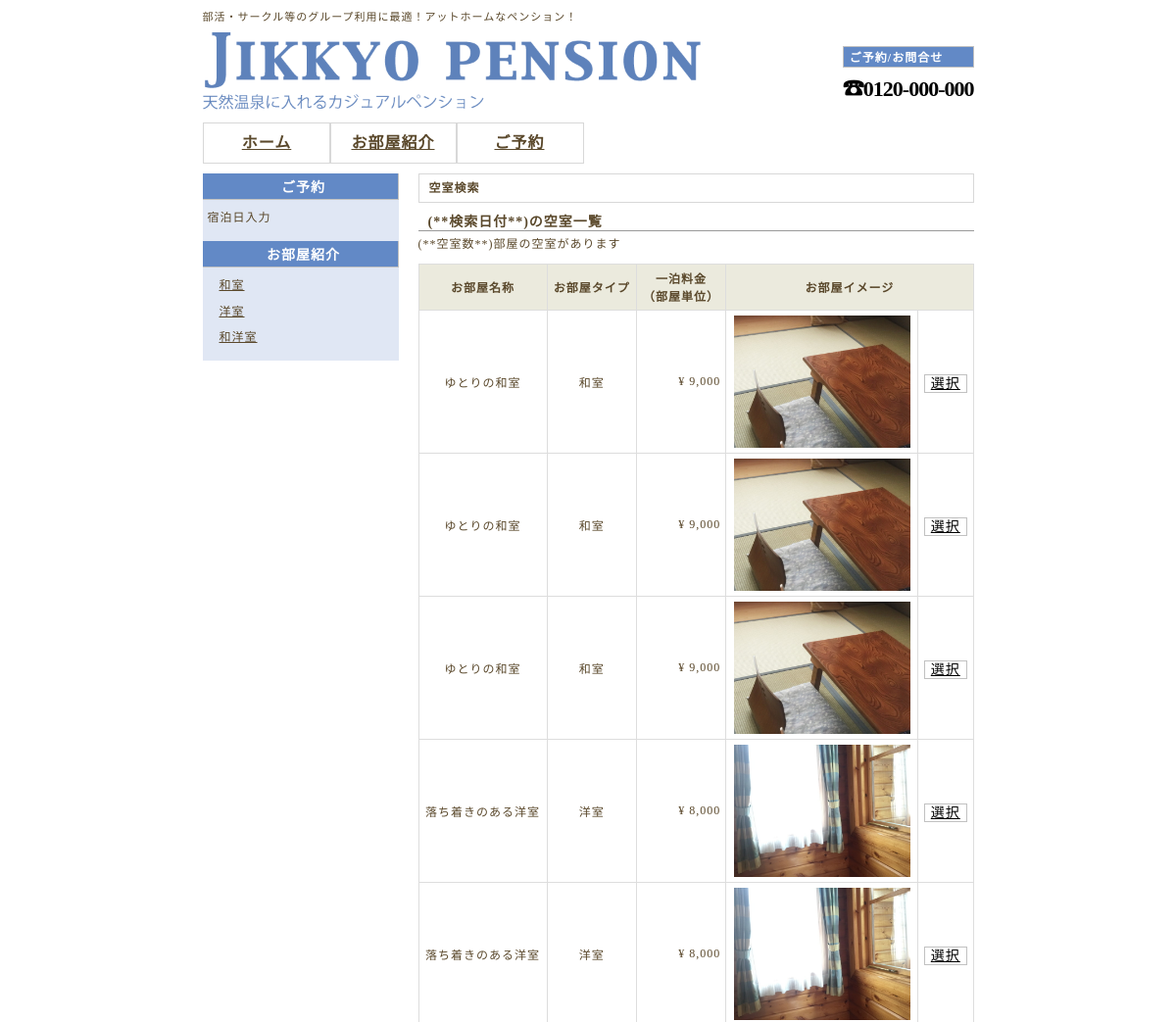
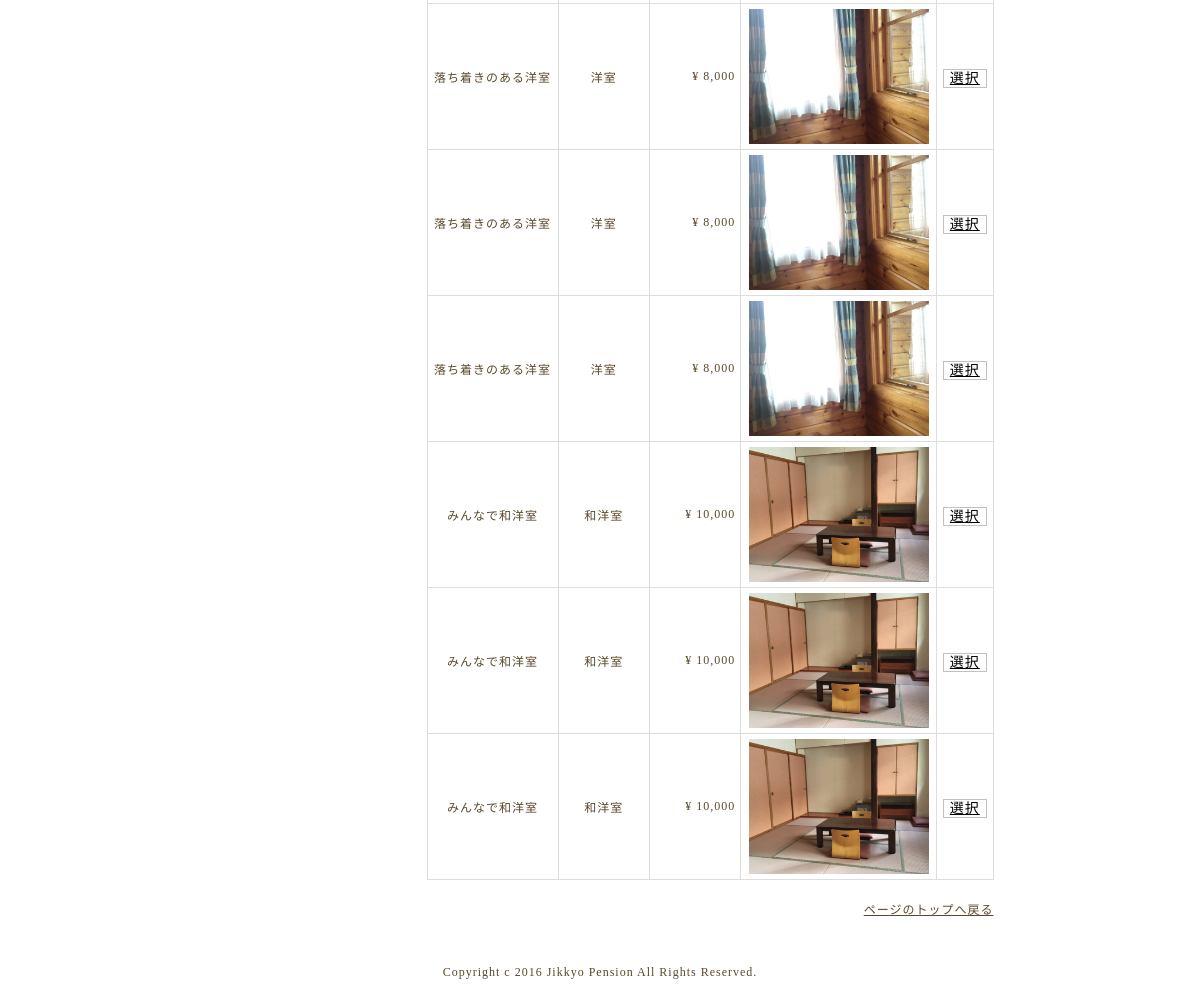
/reserveRoomList.php, run on the app's committed database (2 pictures, top to bottom).
### tables this page shows
CREATE TABLE room (
 room_no INT NOT NULL,
 room_name VARCHAR(50) NOT NULL,
 information VARCHAR(255),
 main_image VARCHAR(50) NOT NULL,
 image1 VARCHAR(50),
 image2 VARCHAR(50),
 image3 VARCHAR(50),
 amenity VARCHAR(255),
 dayfee INT NOT NULL,
 capacity INT NOT NULL,
 type_id INT NOT NULL
);

CREATE TABLE room_type (
 type_id INT NOT NULL,
 type_name VARCHAR(30) NOT NULL
);

### reserveRoomList.php (the view, shortened to what this page needs)
<?php
  $link = mysqli_connect(DB_SERVER, DB_USER, DB_PASS, DB_NAME);
  mysqli_set_charset($link, "utf8");
?>
<!DOCTYPE html>
<html lang="ja">
  <head>
    <link href="./css/style.css" rel="stylesheet" type="text/css">
  </head>
  <body>
    <header id="header">
      <div id="pr">
        <p>部活・サークル等のグループ利用に最適！アットホームなペンション！</p>
      </div>
      <h1><a href="./index.php"><img src="./images/logo.png" alt=""></a></h1>
      <div id="contact">
        <h2>ご予約/お問合せ</h2>
        <span class="tel"><p>☎0120-000-000</p></span>
      </div>
    </header>
<?php include("./topMenu.php"); ?>
    <div id="contents">
      <main id="main">
        <article>
<?php   $reserveDt = $_POST['reserveDay'];  ?>
          <section>
            <h2>空室検索</h2>
            <h3>(**検索日付**)の空室一覧</h3>
            <p>(**空室数**)部屋の空室があります</p>
            <table>
              <tr>
                <th>お部屋名称</th>
                <th>お部屋タイプ</th>
                <th>一泊料金<br>（部屋単位）</th>
                <th colspan="2">お部屋イメージ</th>
              </tr>
<?php
  $sql = " SELECT room_name, type_name, dayfee, main_image, room_no
  FROM room, room_type
  WHERE room.type_id = room_type.type_id
  AND room.room_no NOT IN (
    SELECT room_no FROM reserve WHERE date(reserve_date) = '{$reserveDt}')";
  $result = mysqli_query($link, $sql);
  while($row = mysqli_fetch_array($result, MYSQLI_ASSOC)){
    echo "<tr>";
    echo "<td>{$row['room_name']}</td>";
    echo "<td>{$row['type_name']}</td>";
    $dayfee = number_format($row['dayfee']);
    echo "<td class='number'>&yen; {$dayfee}</td>";
    echo "<td><img class='small' src='./images/{$row['main_image']}'</td>";
    echo "<td><a href='./reserveDetail.php?rno={$row['room_no']}'>選択</a></td>";
    echo "</tr>";
  }
?>
            </table>
          </section>
        </article>
      </main>
      <aside id="side">
        <section>
          <h2>ご予約</h2>
          <ul>
            <li>宿泊日入力<a href="./reserveDay.php"></a></li>
          </ul>
        </section>
        <section>
          <h2>お部屋紹介</h2>
<?php include("./sideList.php"); ?>
          </section>
      </aside>
    <div id="pageTop">
      <a href="#pageTop">ページのトップへ戻る</a>
    </div>
    </div>
    <footer id="footer">
      <p>Copyright c 2016 Jikkyo Pension All Rights Reserved.</p>
  </footer>
  </body>
</html>

### topMenu.php
<nav id="menu">
  <ul>
    <li><a href="./index.php">ホーム</a></li>
    <li><a href="./roomList.php">お部屋紹介</a></li>
    <li><a href="./reserveDay.php">ご予約</a></li>
  </ul>
</nav>

### sideList.php (shortened to what this page needs)
<?php
  $s_link = mysqli_connect(DB_SERVER, DB_USER, DB_PASS, DB_NAME);
  mysqli_set_charset($s_link, "utf8");
  $s_result = mysqli_query($s_link, "SELECT * FROM room_type");
  echo "<ul>";
  while ($s_row = mysqli_fetch_array($s_result, MYSQLI_ASSOC)) {
    echo "<li><a href='./roomList.php?tid=". $s_row['type_id']."'>". $s_row['type_name'].
    "</a></li>\n";
  }
  echo "</ul>\n";
?>

### css/style.css (style rules this page uses)
html { overflow: scroll; }
body { letter-spacing: 1px; font-size: 12px; color: #5A482B; }
a { color: #5A482B; }
#header { position: relative; width: 787px; margin: 0 auto; }
#pr { position: absolute; width: 787px; left: 0; top: 0; }
#header h1 { margin: 0; padding-top: 25px; }
#contact { position: absolute; bottom: 0; right: 0; }
#menu { width: 787px; margin: 0 auto; }
#menu ul { padding: 0; text-align: center; }
#menu li { float: left; width: 129px; }
#contents { width: 787px; margin: 0 auto; padding: 10px; }
#pageTop { clear: both; padding: 20px 0; text-align: right; }
#main { float: right; width: 567px; }
#side { float: left; width: 200px; }
#footer { padding: 5px 0; text-align: center; }

### css/style_Deco.css (style rules this page uses)
img { border: 0; vertical-align: bottom; }
h1, h2, h3, h4, h5, h6 { margin: 0; }
#header img { width: 508px; }
#header h1 { margin: 0; padding-top: 25px; font-size: 32px; color: #ffffff; }
#header h2 { padding: 1px; font-size: 12px; color: #ffffff; padding-right: 6px; padding-left: 6px; background: #6289C6; border: 1px solid #C1C1C1; }
#header #pr p { margin: 0; font-size: 11px; }
#header #contact .tel { color: #000000; font-size: 22px; font-weight: bold; letter-spacing: -1px; line-height: 0; }
#menu li { color: #000000; text-align: center; list-style-type: none; }
#menu li a { display: block; width: 129px; line-height: 40px; border-collapse: collapse; border: 1px solid #D8D8D8; font-weight: bold; font-size: 16px; white-space: nowrap; }
#contents { clear: both; }
#main a { padding: 1px; font-size: 14px; color: #ffffff; padding-right: 6px; padding-left: 6px; background: #6289C6; border: 1px solid #C1C1C1; text-align: center; }
#main table td a { background-color: #ffffff; color: #000000; }
#main h2 { margin-bottom: 8px; padding: 0 0 0 10px; color: #5A482B; font-family: Georgia, "MS 明朝", "Hiragino Mincho Pro W3", "ヒラギノ明朝 Pro W3", serif; font-size: 12px; font-weight: bold; line-height: 28px; border: 1px solid #D8D8D8; }
#main h3 { margin-bottom: 3px; padding-left: 10px; font-size: 14px; border-bottom: 1px solid #999; }
#main p { margin: 0 0 1em 0; font-size: 12px; }
#main table { width: 100%; border-collapse: collapse; }
#main table th { padding: 5px; font-size: 12px; text-align: center; border: 1px solid #ddd; background: #EBEADD; }
#main table td { padding: 5px; font-size: 12px; text-align: center; border: 1px solid #ddd; }
#main table td.number { text-align: right; }
#main img.small { width: 180px; }
#side { background: #e0e7f4; }
#side section { margin-bottom: 10px; }
#side h2 { padding: 3px; font-size: 14px; font-weight: bold; color: #fff; padding-left: 10px; background: #6289C6; border-bottom: 1px solid #C1C1C1; border-right: 1px solid #C1C1C1; text-align: center; }
#side ul { margin: 5px 0 0 5px; padding: 0; }
#side li { padding: 5px 0 5px 0; line-height: 1.4; list-style: none; }
#side li a { display: block; padding-left: 12px; ; }

### data on the page
room: room_name "ゆとりの和室", type.type_name "和室", dayfee "9,000", main_image (picture)
room: room_name "ゆとりの和室", type.type_name "和室", dayfee "9,000", main_image (picture)
room: room_name "ゆとりの和室", type.type_name "和室", dayfee "9,000", main_image (picture)
room: room_name "落ち着きのある洋室", type.type_name "洋室", dayfee "8,000", main_image (picture)
room: room_name "落ち着きのある洋室", type.type_name "洋室", dayfee "8,000", main_image (picture)
room: room_name "落ち着きのある洋室", type.type_name "洋室", dayfee "8,000", main_image (picture)
room: room_name "落ち着きのある洋室", type.type_name "洋室", dayfee "8,000", main_image (picture)
room: room_name "落ち着きのある洋室", type.type_name "洋室", dayfee "8,000", main_image (picture)
room: room_name "みんなで和洋室", type.type_name "和洋室", dayfee "10,000", main_image (picture)
room: room_name "みんなで和洋室", type.type_name "和洋室", dayfee "10,000", main_image (picture)
room: room_name "みんなで和洋室", type.type_name "和洋室", dayfee "10,000", main_image (picture)
room_type: type_name "和室"
room_type: type_name "洋室"
room_type: type_name "和洋室"
